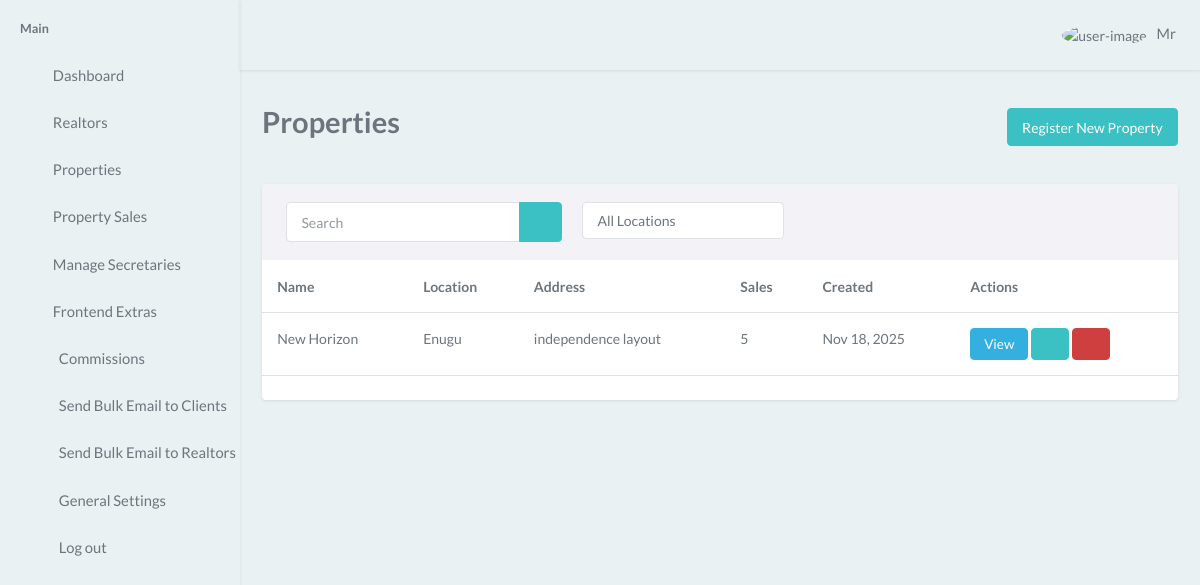
The app's page /user/properties/ (signed in) with its own data.
### tripled/models.py (models this page shows, shortened)
class Property(models.Model):
    STATES_CHOICES = [
        ('abia', 'Abia'),
        ('adamawa', 'Adamawa'),
        ('akwa_ibom', 'Akwa Ibom'),
        ('anambra', 'Anambra'),
        ('bauchi', 'Bauchi'),
        ('bayelsa', 'Bayelsa'),
        ('benue', 'Benue'),
        ('borno', 'Borno'),
        ('cross_river', 'Cross River'),
        ('delta', 'Delta'),
        ('ebonyi', 'Ebonyi'),
        ('edo', 'Edo'),
        ('ekiti', 'Ekiti'),
        ('enugu', 'Enugu'),
        ('fct', 'Federal Capital Territory'),
        ('gombe', 'Gombe'),
        ('imo', 'Imo'),
        ('jigawa', 'Jigawa'),
        ('kaduna', 'Kaduna'),
        ('kano', 'Kano'),
        ('katsina', 'Katsina'),
        ('kebbi', 'Kebbi'),
        ('kogi', 'Kogi'),
        ('kwara', 'Kwara'),
        ('lagos', 'Lagos'),
        ('nasarawa', 'Nasarawa'),
        ('niger', 'Niger'),
        ('ogun', 'Ogun'),
        ('ondo', 'Ondo'),
        ('osun', 'Osun'),
        ('oyo', 'Oyo'),
        ('plateau', 'Plateau'),
        ('rivers', 'Rivers'),
        ('sokoto', 'Sokoto'),
        ('taraba', 'Taraba'),
        ('yobe', 'Yobe'),
        ('zamfara', 'Zamfara'),
    ]
    name = models.CharField(max_length=255,blank=True, null=True)
    description = models.TextField()
    location = models.CharField(max_length=100, choices=STATES_CHOICES)
    address = models.TextField()
    created_at = models.DateTimeField(auto_now_add=True)
    updated_at = models.DateTimeField(auto_now=True)
    class Meta:
        verbose_name_plural = "Properties"

### tripled/views.py (the view)
# urls.py: path('user/properties/', views.property_list, name='property_list'),
@login_required
@admin_required
def property_list(request):
    properties = Property.objects.all().order_by("-created_at")
    return render(request, "user/property_list.html", {"properties": properties})

### tripled/helper.py (called while the page is built, shortened)
def admin_required(view_func):
    @wraps(view_func)
    def wrapper(request, *args, **kwargs):
        if not request.user.is_authenticated:
            messages.error(request, 'Please log in to access this page.')
            return redirect('signin')
        if request.user.is_superuser or request.user.is_staff:
            return view_func(request, *args, **kwargs)
    return wrapper

### tripled/templates/user/property_list.html (shortened to what this page needs)
{% extends 'user/base.html' %}
{% block body %}
<div class="content-page">
    <div class="content">
        <div class="container-fluid mt-4">
            <div class="d-flex justify-content-between align-items-center mb-4">
                <h2>Properties</h2>
                <a href="{% url 'register_property' %}" class="btn btn-primary">
                     Register New Property
                </a>
            </div>
            <div class="card shadow">
                <div class="card-header bg-light">
                    <div class="row">
                        <div class="col-md-4">
                            <div class="input-group">
                                <input type="text" id="propertySearch" class="form-control" placeholder="Search">
                                <span class="input-group-append">
                                    <button type="button" class="btn btn-primary rounded-start-0"><i class="ri-search-line fs-16"></i></button>
                                </span>
                            </div>
                        </div>
                        <div class="col-md-3">
                            <select id="locationFilter" class="form-control">
                                <option value="">All Locations</option>
                            </select>
                        </div>
                    </div>
                </div>
                <div class="card-body p-0">
                    <div class="table-responsive">
                        <table class="table table-hover">
                            <thead class="thead-light">
                                <tr>
                                    <th>Name</th>
                                    <th>Location</th>
                                    <th>Address</th>
                                    <th>Sales</th>
                                    <th>Created</th>
                                    <th>Actions</th>
                                </tr>
                            </thead>
                            <tbody>
                                {% if properties %}
                                    {% for property in properties %}
                                        <tr class="property-row" data-location="{{ property.location }}">
                                            <td>{{ property.name }}</td>
                                            <td>{{ property.get_location_display }}</td>
                                            <td>{{ property.address|truncatechars:50 }}</td>
                                            <td>{{ property.sales.count }}</td>
                                            <td>{{ property.created_at|date:"M d, Y" }}</td>
                                            <td>
                                                <a href="{% url 'property_detail' property.id %}" class="btn btn-sm btn-info">
                                                     View
                                                </a>
                                                <a href="{% url 'edit_property' property.id %}" class="btn btn-primary btn-sm" data-bs-toggle="tooltip" data-bs-placement="top" data-bs-title="Edit">
                                                    <i class="ri-pencil-fill"></i>
                                                </a>
                                                <button type="button" class="btn btn-danger btn-sm" data-bs-toggle="tooltip" data-bs-placement="top" data-bs-title="Delete"
                                                    onclick="confirmDelete({{ property.id }}, '{{ property.name|escapejs }}')">
                                                    <i class="mdi mdi-delete"></i>
                                                </button>
                                            </td>
                                        </tr>
                                    {% endfor %}
                                {% endif %}
                            </tbody>
                        </table>
                    </div>
                </div>
            </div>
        </div>
    </div>
</div>
{% endblock %}

### records on screen
Property: name "New Horizon", location "Enugu", address "independence layout", sales.count "5", created_at "Nov 18, 2025"
